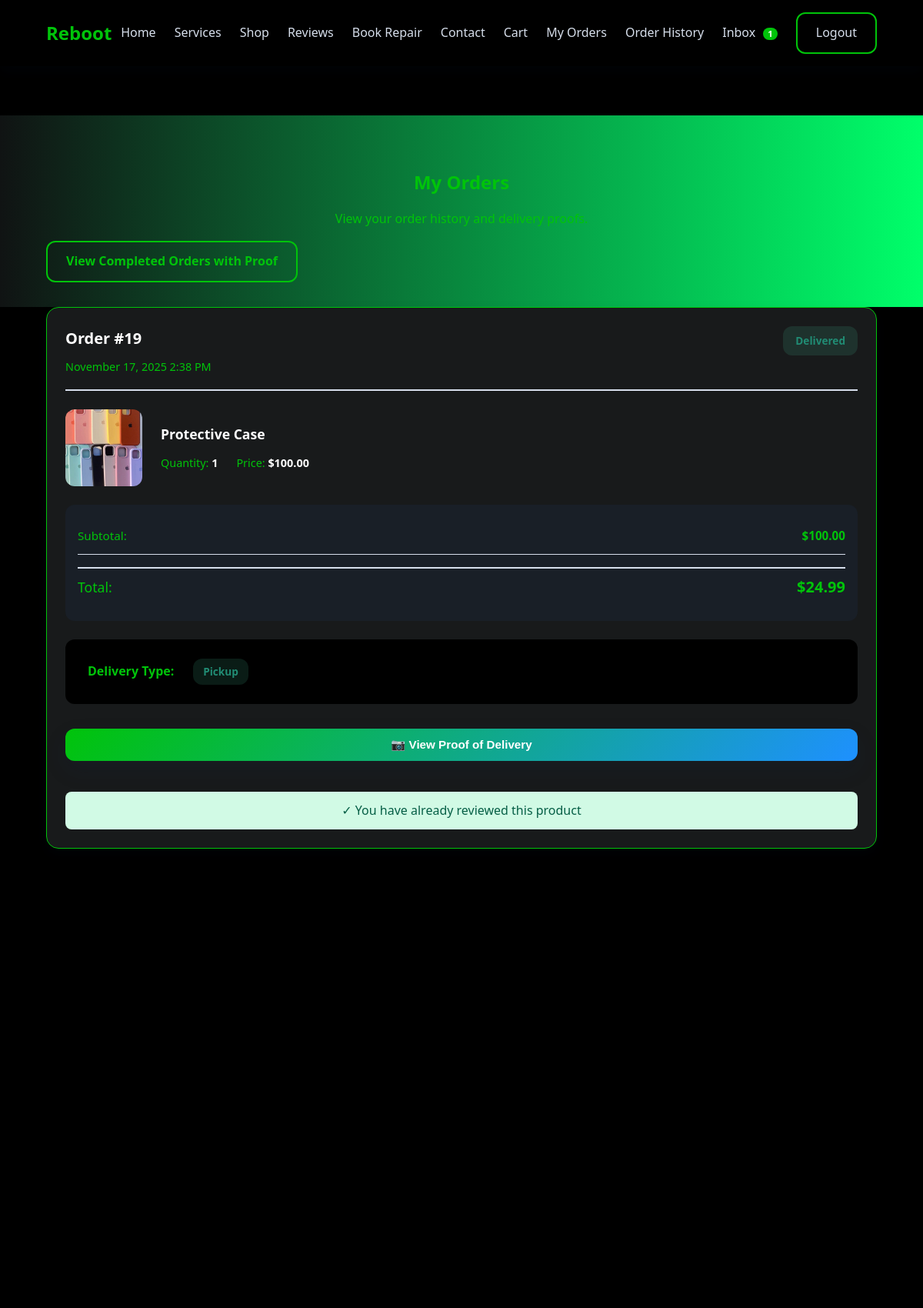
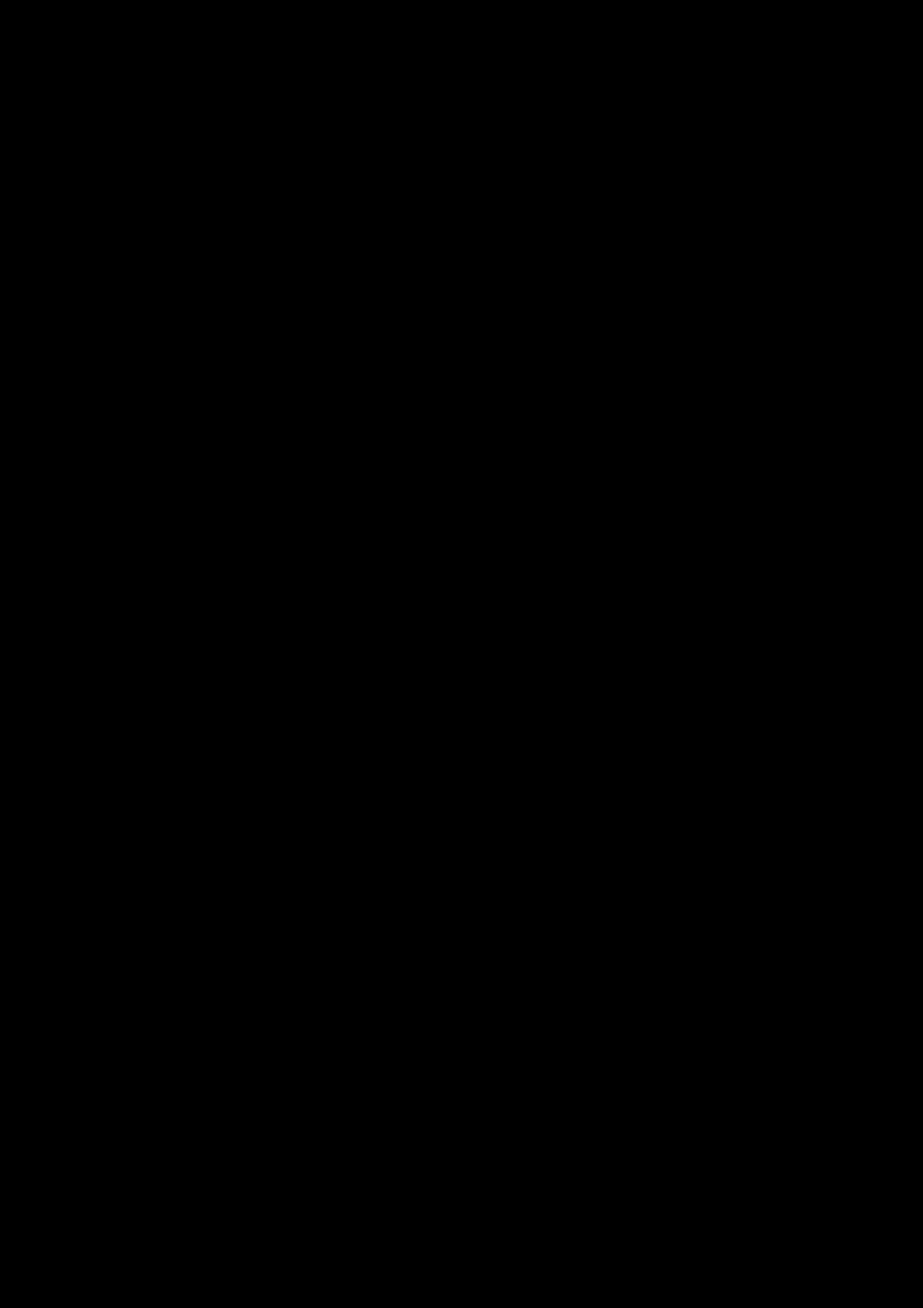
Page /orders.php (signed in, upper part) on the committed database (2 pictures, top to bottom).
### tables this page shows
CREATE TABLE `orders` (
  `id` int(11) NOT NULL,
  `user_id` int(11) NOT NULL,
  `product_id` int(11) NOT NULL,
  `quantity` int(11) NOT NULL,
  `total` decimal(10,2) NOT NULL,
  `order_date` timestamp NOT NULL DEFAULT current_timestamp(),
  `status` enum('pending','processing','completed','cancelled') DEFAULT 'pending',
  `delivery_type` enum('pickup','delivery') DEFAULT 'pickup',
  `shipping_fee` decimal(10,2) DEFAULT 0.00,
  `proof_image` varchar(255) DEFAULT NULL,
  `order_status` enum('pending','out_for_delivery','delivered','received') DEFAULT 'pending',
  `status_message` text DEFAULT NULL
);

CREATE TABLE `products` (
  `id` int(11) NOT NULL,
  `name` varchar(150) NOT NULL,
  `description` text NOT NULL,
  `price` decimal(10,2) NOT NULL,
  `image` varchar(255) DEFAULT 'images/placeholder.png',
  `created_at` timestamp NOT NULL DEFAULT current_timestamp(),
  `category` varchar(100) DEFAULT NULL,
  `stock` int(11) NOT NULL DEFAULT 0
);

### orders.php (the view, shortened to what this page needs)
<?php
require_once __DIR__ . '/php/helpers.php';
$userId = (int) $_SESSION['user_id'];
$stmt = $conn->prepare('
    SELECT o.*,
           p.name AS product_name,
           p.price AS product_price,
           p.image AS product_image
    FROM orders o
    JOIN products p ON o.product_id = p.id
    WHERE o.user_id = ?
      AND o.status != \'cancelled\'
      AND o.order_status != \'cancelled\'
    ORDER BY o.order_date DESC
');
$stmt->bind_param('i', $userId);
$stmt->execute();
$result = $stmt->get_result();
$orders = $result ? $result->fetch_all(MYSQLI_ASSOC) : [];
?>
<link rel="stylesheet" href="css/orders.css">
<main class="page orders-page">
    <section class="page-header">
        <div class="container">
            <h1>My Orders</h1>
            <p>View your order history and delivery proofs.</p>
            <div class="page-actions">
                <a href="order_history.php" class="btn-outline">View Completed Orders with Proof</a>
            </div>
        </div>
    </section>
    <section class="container">
        <?php if (empty($orders)): ?>
            <div class="card empty-orders">
                <div class="empty-state">
                    <div class="empty-icon">📦</div>
                    <h2>No Orders Yet</h2>
                    <p>You haven't placed any orders yet. Start shopping to see your orders here!</p>
                    <a href="shop.php" class="btn-primary">Browse Products</a>
                </div>
            </div>
        <?php else: ?>
            <div class="orders-list">
                <?php foreach ($orders as $order): ?>
                    <div class="card order-card" data-order-id="<?php echo (int) $order['id']; ?>">
                        <div class="order-header">
                            <div class="order-info">
                                <h3>Order #<?php echo (int) $order['id']; ?></h3>
                                <span class="order-date"><?php echo date('F j, Y g:i A', strtotime($order['order_date'])); ?></span>
                            </div>
                            <div class="order-status-badge">
                                <span class="status status-<?php echo htmlspecialchars($order['order_status'] ?? 'pending'); ?>">
                                    <?php
                                    $status = $order['order_status'] ?? 'pending';
                                    echo ucfirst(str_replace('_', ' ', $status));
                                    ?>
                                </span>
                            </div>
                        </div>
                        <div class="order-body">
                            <div class="order-product">
                                <div class="product-image">
                                    <img src="<?php echo htmlspecialchars($order['product_image']); ?>" alt="<?php echo htmlspecialchars($order['product_name']); ?>">
                                </div>
                                <div class="product-details">
                                    <h4><?php echo htmlspecialchars($order['product_name']); ?></h4>
                                    <div class="product-meta">
                                        <span>Quantity: <strong><?php echo (int) $order['quantity']; ?></strong></span>
                                        <span>Price: <strong>$<?php echo number_format((float) $order['product_price'], 2); ?></strong></span>
                                    </div>
                                </div>
                            </div>
                            <div class="order-summary">
                                <div class="summary-row">
                                    <span>Subtotal:</span>
                                    <strong>$<?php echo number_format((float) $order['product_price'] * (int) $order['quantity'], 2); ?></strong>
                                </div>
                                <div class="summary-row total">
                                    <span>Total:</span>
                                    <strong>$<?php echo number_format((float) $order['total'], 2); ?></strong>
                                </div>
                            </div>
                            <div class="order-delivery">
                                <div class="delivery-info">
                                    <span class="delivery-label">Delivery Type:</span>
                                    <span class="delivery-type delivery-<?php echo htmlspecialchars($order['delivery_type'] ?? 'pickup'); ?>">
                                        <?php echo ucfirst($order['delivery_type'] ?? 'pickup'); ?>
                                    </span>
                                </div>
                            </div>
                            <?php if (!empty($order['proof_image'])): ?>
                                <div class="order-proof">
                                    <button type="button" class="btn-primary view-proof-btn" data-proof-path="/systemFinals/<?php echo htmlspecialchars($order['proof_image']); ?>">
                                        📷 View Proof of Delivery
                                    </button>
                                </div>
                            <?php endif; ?>
                            <?php
                            $hasReviewed = false;
                            if ($order['order_status'] === 'delivered' && !empty($order['proof_image'])) {
                                $checkStmt = $conn->prepare('SELECT id FROM reviews WHERE order_id = ?');
                                $checkStmt->bind_param('i', $order['id']);
                                $checkStmt->execute();
                                $checkResult = $checkStmt->get_result();
                                $hasReviewed = $checkResult->num_rows > 0;
                            }
                            if ($order['order_status'] === 'delivered' && !empty($order['proof_image']) && !$hasReviewed): ?>
                                <div class="order-review-section" id="review-section-<?php echo (int) $order['id']; ?>" style="margin-top: 1rem; padding: 1rem; background: #f9fafb; border-radius: 8px; border: 1px solid #e5e7eb;">
                                    <h4 style="margin: 0 0 0.75rem 0; font-size: 1rem;">Review This Product</h4>
                                    <form method="POST" action="php/handle_reviews.php" class="review-form" data-order-id="<?php echo (int) $order['id']; ?>">
                                        <input type="hidden" name="action" value="submit_review">
                                        <input type="hidden" name="product_id" value="<?php echo (int) $order['product_id']; ?>">
                                        <input type="hidden" name="order_id" value="<?php echo (int) $order['id']; ?>">
                                        <div style="margin-bottom: 0.75rem;">
                                            <label style="display: block; margin-bottom: 0.5rem; font-weight: 500;">Rating (Click to select):</label>
                                            <div class="rating-input" data-order-id="<?php echo (int) $order['id']; ?>" style="display: flex; gap: 0.5rem; align-items: center; flex-wrap: wrap;">
                                                <?php for ($i = 1; $i <= 5; $i++): ?>
                                                    <label class="star-label" data-rating="<?php echo $i; ?>" style="cursor: pointer; font-size: 2rem; color: #d1d5db; transition: all 0.2s; user-select: none;">
                                                        <input type="radio" name="rating" value="<?php echo $i; ?>" required style="display: none;">
                                                        <span class="star">⭐</span>
                                                    </label>
                                                <?php endfor; ?>
                                                <span class="rating-text" style="margin-left: 0.5rem; color: #6b7280; font-weight: 500; min-width: 100px;">Select rating</span>
                                            </div>
                                        </div>
                                        <div style="margin-bottom: 0.75rem;">
                                            <label for="review-comment-<?php echo (int) $order['id']; ?>" style="display: block; margin-bottom: 0.5rem; font-weight: 500;">Your Review:</label>
                                            <textarea
                                                id="review-comment-<?php echo (int) $order['id']; ?>"
                                                name="comment"
                                                rows="3"
                                                placeholder="Share your experience with this product..."
                                                style="width: 100%; padding: 0.5rem; border: 1px solid #d1d5db; border-radius: 4px; font-family: inherit; resize: vertical;"
                                            ></textarea>
                                        </div>
                                        <button type="submit" class="btn-primary" style="width: 100%;">Submit Review</button>
                                    </form>
                                </div>
                            <?php elseif ($hasReviewed): ?>
                                <div class="review-submitted" style="margin-top: 1rem; padding: 0.75rem; background: #d1fae5; border-radius: 8px; color: #065f46; text-align: center;">
                                    ✓ You have already reviewed this product
                                </div>
                            <?php endif; ?>
                        </div>
                    </div>
                <?php endforeach; ?>
            </div>
        <?php endif; ?>
    </section>
</main>

### css/style.css (style rules this page uses)
:root { --color-bg: #000000; --color-primary: #00c40a; --color-secondary: #ffffff; --color-accent: #1e90ff; --color-light: #ffffff; --color-muted: #00c40a; --color-border: #d6deeb; --shadow-lg: 0 20px 40px rgba(15, 41, 87, 0.12); --shadow-md: 0 12px 30px rgba(17, 51, 102, 0.1); --shadow-sm: 0 6px 18px rgba(15, 41, 87, 0.08); --radius-lg: 24px; --radius-md: 16px; --radius-sm: 12px; --transition: all 0.3s ease; font-size: 16px; }
* { box-sizing: border-box; }
body { margin: 0; font-family: 'Segoe UI', Roboto, Arial, sans-serif; background: var(--color-bg); color: var(--color-primary); line-height: 1.6; }
a { color: inherit; text-decoration: none; }
img { max-width: 100%; display: block; }
.container { width: min(1100px, 90vw); margin: 0 auto; }
.btn-primary, .btn-secondary, .btn-outline, .btn-link { display: inline-flex; align-items: center; justify-content: center; gap: 0.5rem; padding: 0.75rem 1.5rem; border-radius: var(--radius-sm); font-weight: 600; border: none; cursor: pointer; transition: var(--transition); }
.btn-primary { background: linear-gradient(135deg, var(--color-primary), var(--color-accent)); color: var(--color-light); box-shadow: var(--shadow-md); }
.btn-outline { background: transparent; border: 2px solid var(--color-primary); color: var(--color-primary); }
.page-header { padding: 3rem 0 2rem; text-align: center; background: linear-gradient(90deg, #101313 0%, #00ff6a 100%); }
.page-header h1 { margin-bottom: 0.5rem; }
.card { background: #181a1b; border-radius: var(--radius-md); border: 1px solid var(--color-primary); padding: 2rem; box-shadow: var(--shadow-sm); }
.delivery-label { display: flex; align-items: center; gap: 0.75rem; cursor: pointer; padding: 0.75rem; border-radius: var(--radius-sm); transition: var(--transition); border: 1px solid transparent; }
.summary-row { display: flex; justify-content: space-between; align-items: center; padding: 0.75rem 0; font-size: 0.95rem; }
.summary-row span { color: var(--color-muted); font-weight: 500; }
.summary-row:not(:last-child) { border-bottom: 1px solid var(--color-border); }
.status { display: inline-flex; align-items: center; padding: 0.3rem 0.75rem; border-radius: 999px; background: rgba(42, 115, 255, 0.12); color: var(--color-primary); font-weight: 600; text-transform: capitalize; }
.fade-in { opacity: 0; transform: translateY(20px); transition: opacity 0.6s ease, transform 0.6s ease; }
.fade-in.is-visible { opacity: 1; transform: translateY(0); }

### rows in the picture
orders: id "19", order_date "November 17, 2025 2:38 PM", order_status "Delivered", product.image (picture), product.name "Protective Case", quantity "1", product.price "100.00", (float)$order['product_price']*(int)$order['quantity'] "100.00", total "24.99", delivery_type "Pickup", shows "✓ You have already reviewed this product"

### other values in the picture
$unreadCount "1"
